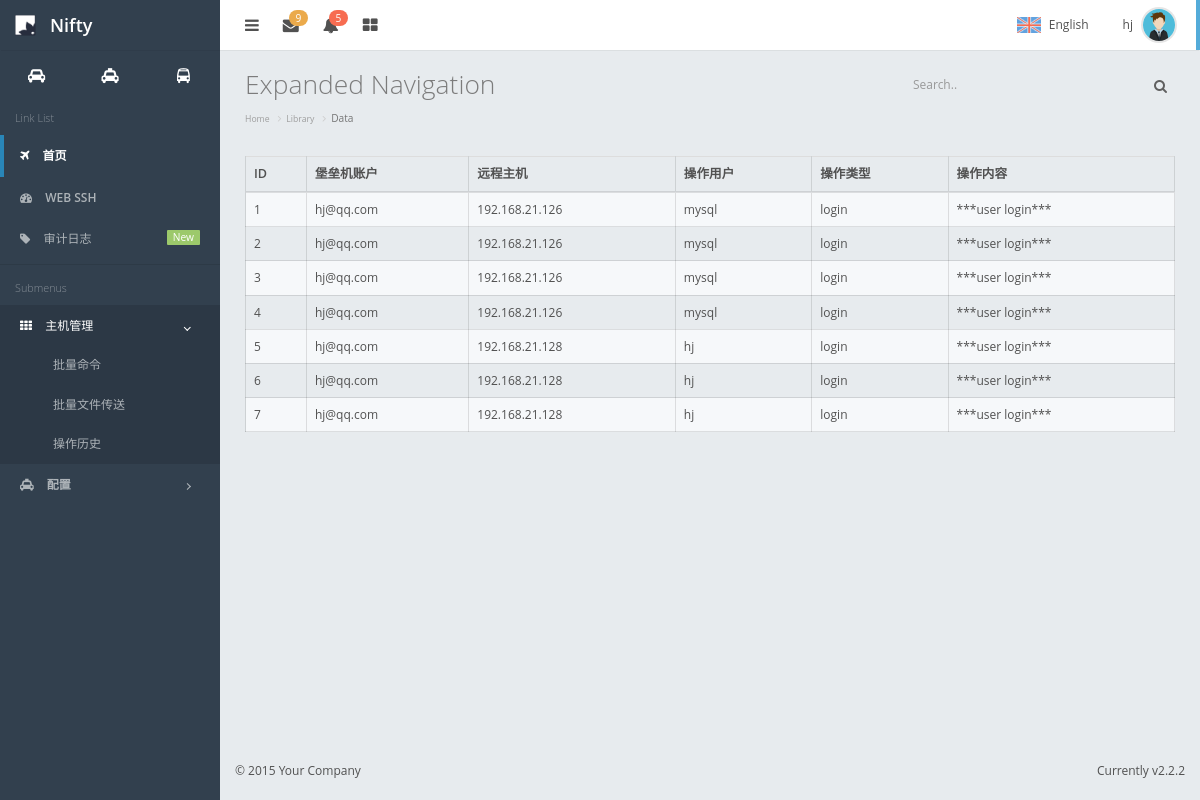
The page /audit_log/ (signed in) on the database its author committed.
### web/models.py (models this page shows, shortened)
class UserProfile(AbstractBaseUser,PermissionsMixin):
    email = models.EmailField(
        verbose_name='邮箱',
        max_length=255,
        unique=True,
    )
    name = models.CharField(max_length=64, verbose_name="账户名")
    is_active = models.BooleanField(default=True)
    is_staff = models.BooleanField(default=True)
    objects = UserProfileManager()
    host_to_remote_users = models.ManyToManyField("HostToRemoteUser", blank=True, null=True, verbose_name='远程主机账户')
    host_groups = models.ManyToManyField("HostGroup", blank=True, null=True, verbose_name='主机组')
    USERNAME_FIELD = 'email'
    REQUIRED_FIELDS = ['name']

class AuditLog(models.Model):
    user = models.ForeignKey('UserProfile', on_delete=models.CASCADE, verbose_name='堡垒机账户', null=True,blank=True)
    host_to_remote_user = models.ForeignKey('HostToRemoteUser', verbose_name='远程主机', on_delete=models.CASCADE, null=True,blank=True)
    log_type_choices = ((0, 'login'), (1, 'cmd'), (2, 'logout'))        # 日志类型分为登录、输入命令时以及登出
    log_type = models.SmallIntegerField(choices=log_type_choices, verbose_name='日志类型', default=0)
    content = models.CharField(max_length=255, null=True, blank=True, verbose_name='日志内容')
    date = models.DateTimeField(auto_now_add=True, verbose_name='日志记录时间', null=True,blank=True)

class HostToRemoteUser(models.Model):
    host = models.ForeignKey('Host', on_delete=models.CASCADE, verbose_name='主机名')
    remote_user = models.ForeignKey('RemoteUser', on_delete=models.CASCADE, verbose_name='主机账户')
    class Meta:
        unique_together = ('host', 'remote_user')

class Host(models.Model):
    name = models.CharField(max_length=64, verbose_name='主机名', unique=True)
    ip_addr = models.GenericIPAddressField(unique=True, verbose_name='主机地址')
    port = models.SmallIntegerField(verbose_name='端口', default=22)
    idc = models.ForeignKey('IDC', on_delete=models.CASCADE, verbose_name='所属机房')

class RemoteUser(models.Model):
    auth_type_choice = ((0, 'ssh-password'), (1, 'ssh-key'))
    auth_type = models.SmallIntegerField(choices=auth_type_choice, default=0, verbose_name='登录主机方式')
    username = models.CharField(max_length=32, verbose_name='主机账户')
    password = models.CharField(max_length=64, blank=True, null=True, verbose_name='主机密码')
    class Meta:
        unique_together = ('auth_type', 'username', 'password')

### web/views.py (the view)
# urls.py: path('audit_log/', views.audit_log, name='audit_log'),
@login_required
def audit_log(request):
    audit_log_list = models.AuditLog.objects.all()
    return render(request, 'audit_log.html', locals())

### templates/audit_log.html
{% extends 'index.html' %}
{% block page-content %}
    <table class="table table-bordered table-striped">
        <thead>
            <tr>
                <th>ID</th>
                <th>堡垒机账户</th>
                <th>远程主机</th>
                <th>操作用户</th>
                <th>操作类型</th>
                <th>操作内容</th>
            </tr>
        </thead>
        <tbody>
            {% for audit_log in audit_log_list %}
                <tr>
                    <td>{{ audit_log.id }}</td>
                    <td>{{ audit_log.user.email }}</td>
                    <td>{{ audit_log.host_to_remote_user.host.ip_addr }}</td>
                    <td>{{ audit_log.host_to_remote_user.remote_user.username }}</td>
                    <td>{{ audit_log.get_log_type_display }}</td>
                    <td>{{ audit_log.content }}</td>
                </tr>
            {% endfor %}
        </tbody>
    </table>
{% endblock %}

### templates/index.html (shortened to what this page needs)
{% extends 'base.html' %}
{% block body %}
    <div id="container" class="effect mainnav-lg navbar-fixed">
		<header id="navbar">
			<div id="navbar-container" class="boxed">
				<div class="navbar-header">
					<a href="index.html" class="navbar-brand">
						<img src="/static/img/logo.png" alt="Nifty Logo" class="brand-icon">
						<div class="brand-title">
							<span class="brand-text">Nifty</span>
						</div>
					</a>
				</div>
				<div class="navbar-content clearfix">
					<ul class="nav navbar-top-links pull-left">
						<li class="tgl-menu-btn">
							<a class="mainnav-toggle" href="#">
								<i class="fa fa-navicon fa-lg"></i>
							</a>
						</li>
						<li class="dropdown">
							<a href="#" data-toggle="dropdown" class="dropdown-toggle">
								<i class="fa fa-envelope fa-lg"></i>
								<span class="badge badge-header badge-warning">9</span>
							</a>
						</li>
						<li class="dropdown">
							<a href="#" data-toggle="dropdown" class="dropdown-toggle">
								<i class="fa fa-bell fa-lg"></i>
								<span class="badge badge-header badge-danger">5</span>
							</a>
						</li>
						<li class="mega-dropdown">
							<a href="#" class="mega-dropdown-toggle">
								<i class="fa fa-th-large fa-lg"></i>
							</a>
						</li>
					</ul>
					<ul class="nav navbar-top-links pull-right">
						<li class="dropdown">
							<a class="lang-selector dropdown-toggle" href="#" data-toggle="dropdown">
								<span class="lang-selected">
									<img class="lang-flag" src="/static/img/flags/united-kingdom.png" alt="English">
									<span class="lang-name">English</span>
								</span>
							</a>
						</li>
						<li id="dropdown-user" class="dropdown">
							<a href="#" data-toggle="dropdown" class="dropdown-toggle text-right">
								<span class="pull-right">
									<img class="img-circle img-user media-object" src="/static/img/av1.png" alt="Profile Picture">
								</span>
								<div class="username hidden-xs">{{ request.user.name }}</div>
							</a>
						</li>
					</ul>
				</div>
			</div>
		</header>
		<div class="boxed">
			<div id="content-container">
				<div id="page-title">
					<h1 class="page-header text-overflow">Expanded Navigation</h1>
					<div class="searchbox">
						<div class="input-group custom-search-form">
							<input type="text" class="form-control" placeholder="Search..">
							<span class="input-group-btn">
								<button class="text-muted" type="button"><i class="fa fa-search"></i></button>
							</span>
						</div>
					</div>
				</div>
				<ol class="breadcrumb">
					<li><a href="#">Home</a></li>
					<li><a href="#">Library</a></li>
					<li class="active">Data</li>
				</ol>
	            <div id="page-content">
                    {% block page-content %}{% endblock %}
                </div>
			</div>
			<nav id="mainnav-container">
				<div id="mainnav">
					<div id="mainnav-shortcut">
						<ul class="list-unstyled">
							<li class="col-xs-4" data-content="Shortcut 1">
								<a class="shortcut-grid" href="#">
									<i class="fa fa-car"></i>
								</a>
							</li>
							<li class="col-xs-4" data-content="Shortcut 2">
								<a class="shortcut-grid" href="#">
									<i class="fa fa-taxi"></i>
								</a>
							</li>
							<li class="col-xs-4" data-content="Shortcut 3">
								<a class="shortcut-grid" href="#">
									<i class="fa fa-bus"></i>
								</a>
							</li>
						</ul>
					</div>
					<div id="mainnav-menu-wrap">
						<div class="nano">
							<div class="nano-content">
								<ul id="mainnav-menu" class="list-group">
									<li class="list-header">Link List</li>
									<li class="active-link">
										<a href="{% url 'dashboard' %}">
											<i class="fa fa-plane"></i>
											<span class="menu-title">首页</span>
										</a>
									</li>
									<li>
										<a href="{% url 'web_ssh' %}">
											<i class="fa fa-dashboard"></i>
											<span class="menu-title">
												<strong>WEB SSH</strong>
											</span>
										</a>
									</li>
									<li>
										<a href="{% url 'audit_log' %}">
											<i class="fa fa-tag"></i>
											<span class="menu-title">
												审计日志
												<span class="label label-success pull-right">New</span>
											</span>
										</a>
									</li>
									<li class="list-divider"></li>
									<li class="list-header">Submenus</li>
									<li class="active-sub">
										<a href="#">
											<i class="fa fa-th"></i>
											<span class="menu-title">主机管理</span>
											<i class="arrow"></i>
										</a>
										<ul class="collapse in">
											<li><a href="{% url 'host_list' %}">批量命令</a></li>
											<li><a href="{% url 'file_transfer' %}">批量文件传送</a></li>
										    <li><a href="{% url 'host_result_history' %}">操作历史</a> </li>
                                        </ul>
									</li>
									<li>
										<a href="#">
											<i class="fa fa-taxi"></i>
											<span class="menu-title">
												<strong>配置</strong>
											</span>
											<i class="arrow"></i>
										</a>
									</li>
								</ul>
							</div>
						</div>
					</div>
				</div>
			</nav>
		</div>
        <footer id="footer">
            <div class="hide-fixed pull-right pad-rgt">Currently v2.2.2</div>
            <p class="pad-lft">&#0169; 2015 Your Company</p>
        </footer>
	</div>
{% endblock %}

### templates/base.html (shortened to what this page needs)
{% load static %}
<!DOCTYPE html>
<html lang="en">
<head>
	<link href="/static/css/bootstrap.min.css" rel="stylesheet">
	<link href="/static/css/nifty.min.css" rel="stylesheet">
	<link href="/static/css/font-awesome.min.css" rel="stylesheet">
	<link href="/static/css/pace.min.css" rel="stylesheet">
</head>
<body>
    {% block body %}{% endblock %}
</body>
</html>

### rows shown on the page
UserProfile: user.name "hj"
AuditLog: id "1", user.email "hj@qq.com", host_to_remote_user.host.ip_addr "192.168.21.126", host_to_remote_user.remote_user.username "mysql", log_type "login", content "***user login***"
AuditLog: id "2", user.email "hj@qq.com", host_to_remote_user.host.ip_addr "192.168.21.126", host_to_remote_user.remote_user.username "mysql", log_type "login", content "***user login***"
AuditLog: id "3", user.email "hj@qq.com", host_to_remote_user.host.ip_addr "192.168.21.126", host_to_remote_user.remote_user.username "mysql", log_type "login", content "***user login***"
AuditLog: id "4", user.email "hj@qq.com", host_to_remote_user.host.ip_addr "192.168.21.126", host_to_remote_user.remote_user.username "mysql", log_type "login", content "***user login***"
AuditLog: id "5", user.email "hj@qq.com", host_to_remote_user.host.ip_addr "192.168.21.128", host_to_remote_user.remote_user.username "hj", log_type "login", content "***user login***"
AuditLog: id "6", user.email "hj@qq.com", host_to_remote_user.host.ip_addr "192.168.21.128", host_to_remote_user.remote_user.username "hj", log_type "login", content "***user login***"
AuditLog: id "7", user.email "hj@qq.com", host_to_remote_user.host.ip_addr "192.168.21.128", host_to_remote_user.remote_user.username "hj", log_type "login", content "***user login***"
